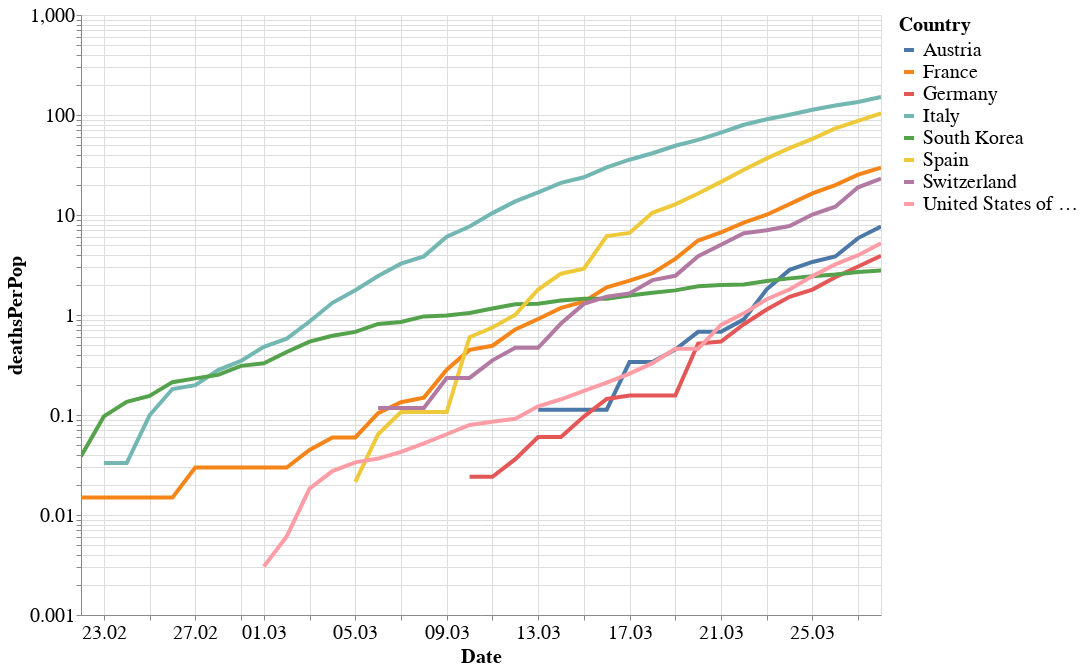

Source (notebook cell):
### Code cell
alt.Chart(df[(df.Country.isin(countries)) & (df.dateRep>'2020-02-21')]).mark_line().encode(
    alt.Y('deathsPerPop', scale=alt.Scale(type='log')),
    alt.X('dateRep:T', axis = alt.Axis(title = 'Date', format = ("%d.%m"))),
    color='Country',
    tooltip=['Country', 'dateRep', 'deathsPerPop']
).properties(
    height=600,
    width=800
).transform_filter(
    (datum.TotalDeaths > 0)
).interactive()

### Figure 1 — Vega-Lite specification as saved in the notebook (floating-point values rounded to 4 significant figures; data arrays with more than 128 entries replaced by an {"elided": "..."} marker saying what was removed)
{"width": 800, "height": 600, "config": {"line": {"strokeWidth": 4}, "style": {"bar": {"size": 20}}, "legend": {"symbolSize": 100, "titleFontSize": 20, "labelFontSize": 20}, "axis": {"titleFontSize": 20, "labelFontSize": 20}}, "data": {"name": "data-92bbde4a15c9c4de0a5527f70c59e0e5"}, "mark": "line", "encoding": {"color": {"type": "nominal", "field": "Country"}, "tooltip": [{"type": "nominal", "field": "Country"}, {"type": "temporal", "field": "dateRep"}, {"type": "quantitative", "field": "deathsPerPop"}], "x": {"type": "temporal", "axis": {"format": "%d.%m", "title": "Date"}, "field": "dateRep"}, "y": {"type": "quantitative", "field": "deathsPerPop", "scale": {"type": "log"}}}, "selection": {"selector014": {"type": "interval", "bind": "scales", "encodings": ["x", "y"]}}, "transform": [{"filter": "(datum.TotalDeaths > 0)"}], "$schema": "https://vega.github.io/schema/vega-lite/v4.0.2.json", "datasets": {"data-92bbde4a15c9c4de0a5527f70c59e0e5": {"elided": "288 records"}}}
